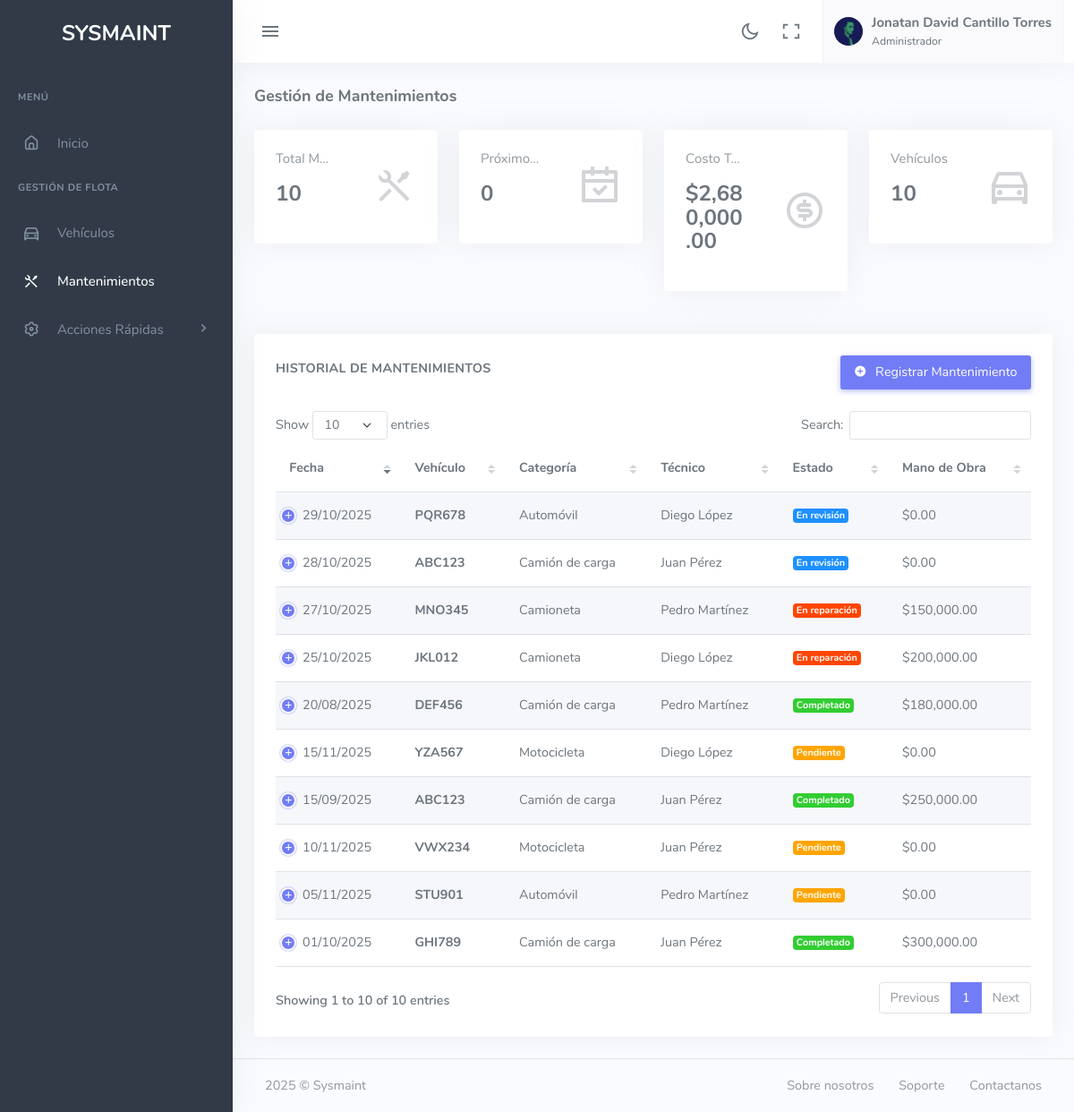
Page /mantenimientos.php (signed in) on the committed database.
### tables this page shows
CREATE TABLE mantenimientos (
    id INT AUTO_INCREMENT PRIMARY KEY,
    id_vehiculo INT NOT NULL,
    id_usuario_mantenimiento INT NOT NULL,
    id_estado_mantenimiento INT NOT NULL DEFAULT 1,
    fecha_mantenimiento DATE NOT NULL,
    proximo_mantenimiento DATE,
    costo_mano_obra DECIMAL(10, 2) DEFAULT 0.00,
    costo_materiales DECIMAL(10, 2) DEFAULT 0.00,
    costo_total DECIMAL(10, 2) GENERATED ALWAYS AS (costo_mano_obra + costo_materiales) STORED,
    observaciones TEXT,
    imagenes JSON,
    activo TINYINT(1) DEFAULT 1,
    created_at TIMESTAMP DEFAULT CURRENT_TIMESTAMP,
    updated_at TIMESTAMP DEFAULT CURRENT_TIMESTAMP ON UPDATE CURRENT_TIMESTAMP,
    
    FOREIGN KEY (id_vehiculo) REFERENCES vehiculos(id) ON DELETE CASCADE,
    FOREIGN KEY (id_usuario_mantenimiento) REFERENCES usuarios(id) ON DELETE RESTRICT,
    FOREIGN KEY (id_estado_mantenimiento) REFERENCES estados_mantenimiento(id) ON DELETE RESTRICT
);

CREATE TABLE vehiculos (
    id INT AUTO_INCREMENT PRIMARY KEY,
    id_empresa INT NOT NULL,
    placa VARCHAR(20) NOT NULL UNIQUE,
    color VARCHAR(50),
    id_categoria INT NOT NULL,
    id_conductor INT,  
    imagenes JSON,  
    descripcion TEXT,
    estado TINYINT(1) DEFAULT 1,
    created_at TIMESTAMP DEFAULT CURRENT_TIMESTAMP,
    updated_at TIMESTAMP DEFAULT CURRENT_TIMESTAMP ON UPDATE CURRENT_TIMESTAMP,
    FOREIGN KEY (id_empresa) REFERENCES empresas(id),
    FOREIGN KEY (id_categoria) REFERENCES categorias_vehiculos(id),
    FOREIGN KEY (id_conductor) REFERENCES usuarios(id)
);

CREATE TABLE categorias_vehiculos (
    id INT AUTO_INCREMENT PRIMARY KEY,
    nombre VARCHAR(100) NOT NULL,
    descripcion TEXT,
    estado TINYINT(1) DEFAULT 1,
    created_at TIMESTAMP DEFAULT CURRENT_TIMESTAMP,
    updated_at TIMESTAMP DEFAULT CURRENT_TIMESTAMP ON UPDATE CURRENT_TIMESTAMP
);

CREATE TABLE usuarios (
    id INT AUTO_INCREMENT PRIMARY KEY,
    id_empresa INT NOT NULL,
    code_cc VARCHAR(20) NOT NULL,  
    first_name VARCHAR(100) NOT NULL,
    last_name VARCHAR(100) NOT NULL,
    email VARCHAR(255) NOT NULL UNIQUE,
    password VARCHAR(255) NOT NULL,
    phone VARCHAR(20),
    direccion TEXT,
    rol VARCHAR(50) NOT NULL,  
    imagen_perfil VARCHAR(255),
    estado TINYINT(1) DEFAULT 1,
    created_at TIMESTAMP DEFAULT CURRENT_TIMESTAMP,
    updated_at TIMESTAMP DEFAULT CURRENT_TIMESTAMP ON UPDATE CURRENT_TIMESTAMP,
    FOREIGN KEY (id_empresa) REFERENCES empresas(id),
    FOREIGN KEY (rol) REFERENCES roles(nombre)
);

CREATE TABLE estados_mantenimiento (
    id INT AUTO_INCREMENT PRIMARY KEY,
    nombre VARCHAR(50) NOT NULL UNIQUE,
    descripcion TEXT,
    color_hex VARCHAR(7) DEFAULT '#CCCCCC',
    orden SMALLINT DEFAULT 0,
    estado TINYINT(1) DEFAULT 1,
    created_at TIMESTAMP DEFAULT CURRENT_TIMESTAMP,
    updated_at TIMESTAMP DEFAULT CURRENT_TIMESTAMP ON UPDATE CURRENT_TIMESTAMP
);

### mantenimientos.php (the view, shortened to what the rows shown need)
<?php
require_once 'includes/Class-mantenimientos.php';
$id_empresa = $_SESSION['user_empresa_id'] ?? null;
$Mantenimiento_class = new Mantenimiento();
$mantenimientos = $Mantenimiento_class->obtenerMantenimientos($id_empresa);
?>
<!DOCTYPE html>
<html lang="es">
<head>
    <link href="assets/vendor/datatables.net-bs5/css/dataTables.bootstrap5.min.css" rel="stylesheet" type="text/css" />
    <link href="assets/vendor/datatables.net-responsive-bs5/css/responsive.bootstrap5.min.css" rel="stylesheet"
        type="text/css" />
    <link href="assets/css/app-saas.min.css" rel="stylesheet" type="text/css" id="app-style" />
    <link href="assets/css/icons.min.css" rel="stylesheet" type="text/css" />
</head>
<body>
    <div class="wrapper">
        <div class="content-page">
            <div class="content">
                <div class="container-fluid">
                    <div class="row">
                        <div class="col-12">
                            <div class="card">
                                <div class="card-body">
                                    <div class="table-responsive">
                                        <table id="mantenimientos-table"
                                            class="table table-striped dt-responsive nowrap w-100">
                                            <thead>
                                                <tr>
                                                    <th>Fecha</th>
                                                    <th>Vehículo</th>
                                                    <th>Categoría</th>
                                                    <th>Técnico</th>
                                                    <th>Estado</th>
                                                    <th>Mano de Obra</th>
                                                </tr>
                                            </thead>
                                            <tbody>
                                                <?php foreach ($mantenimientos as $mant): ?>
                                                <tr>
                                                    <td><?php echo date('d/m/Y', strtotime($mant['fecha_mantenimiento'])); ?>
                                                    </td>
                                                    <td>
                                                        <strong><?php echo htmlspecialchars($mant['vehiculo_placa']); ?></strong>
                                                    </td>
                                                    <td><?php echo htmlspecialchars($mant['vehiculo_categoria']); ?>
                                                    </td>
                                                    <td><?php echo htmlspecialchars($mant['tecnico_nombre'] . ' ' . $mant['tecnico_apellido']); ?>
                                                    </td>
                                                    <td>
                                                        <span class="badge"
                                                            style="background-color: <?php echo $mant['estado_color']; ?>;">
                                                            <?php echo htmlspecialchars($mant['estado_nombre']); ?>
                                                        </span>
                                                    </td>
                                                    <td>
                                                        $<?php echo number_format($mant['costo_mano_obra'] ?? 0, 2); ?>
                                                    </td>
                                                </tr>
                                                <?php endforeach; ?>
                                            </tbody>
                                        </table>
                                    </div>
                                </div>
                            </div>
                        </div>
                    </div>
                </div>
            </div>
        </div>
    </div>
</body>
</html>

### rows in the picture
mantenimientos: fecha_mantenimiento "15/11/2025", id_vehiculo.placa "YZA567", categorias_vehiculos.nombre "Motocicleta", id_usuario_mantenimiento.last_name "Diego López", id_estado_mantenimiento.nombre "Pendiente", costo_mano_obra "0.00"
mantenimientos: fecha_mantenimiento "10/11/2025", id_vehiculo.placa "VWX234", categorias_vehiculos.nombre "Motocicleta", id_usuario_mantenimiento.last_name "Juan Pérez", id_estado_mantenimiento.nombre "Pendiente", costo_mano_obra "0.00"
mantenimientos: fecha_mantenimiento "05/11/2025", id_vehiculo.placa "STU901", categorias_vehiculos.nombre "Automóvil", id_usuario_mantenimiento.last_name "Pedro Martínez", id_estado_mantenimiento.nombre "Pendiente", costo_mano_obra "0.00"
mantenimientos: fecha_mantenimiento "29/10/2025", id_vehiculo.placa "PQR678", categorias_vehiculos.nombre "Automóvil", id_usuario_mantenimiento.last_name "Diego López", id_estado_mantenimiento.nombre "En revisión", costo_mano_obra "0.00"
mantenimientos: fecha_mantenimiento "28/10/2025", id_vehiculo.placa "ABC123", categorias_vehiculos.nombre "Camión de carga", id_usuario_mantenimiento.last_name "Juan Pérez", id_estado_mantenimiento.nombre "En revisión", costo_mano_obra "0.00"
mantenimientos: fecha_mantenimiento "27/10/2025", id_vehiculo.placa "MNO345", categorias_vehiculos.nombre "Camioneta", id_usuario_mantenimiento.last_name "Pedro Martínez", id_estado_mantenimiento.nombre "En reparación", costo_mano_obra "150,000.00"
mantenimientos: fecha_mantenimiento "25/10/2025", id_vehiculo.placa "JKL012", categorias_vehiculos.nombre "Camioneta", id_usuario_mantenimiento.last_name "Diego López", id_estado_mantenimiento.nombre "En reparación", costo_mano_obra "200,000.00"
mantenimientos: fecha_mantenimiento "01/10/2025", id_vehiculo.placa "GHI789", categorias_vehiculos.nombre "Camión de carga", id_usuario_mantenimiento.last_name "Juan Pérez", id_estado_mantenimiento.nombre "Completado", costo_mano_obra "300,000.00"
mantenimientos: fecha_mantenimiento "15/09/2025", id_vehiculo.placa "ABC123", categorias_vehiculos.nombre "Camión de carga", id_usuario_mantenimiento.last_name "Juan Pérez", id_estado_mantenimiento.nombre "Completado", costo_mano_obra "250,000.00"
mantenimientos: fecha_mantenimiento "20/08/2025", id_vehiculo.placa "DEF456", categorias_vehiculos.nombre "Camión de carga", id_usuario_mantenimiento.last_name "Pedro Martínez", id_estado_mantenimiento.nombre "Completado", costo_mano_obra "180,000.00"

### other values in the picture
$_SESSION['user_first_name'] "Jonatan David"
$_SESSION['user_last_name'] "Cantillo Torres"
$_SESSION['user_rol_nombre'] "Administrador"
$estadisticas['total_mantenimientos'] "10"
$estadisticas['proximos_30_dias'] "0"
$estadisticas['costo_total'] "2,680,000.00"
$totalVehiculos "10"
